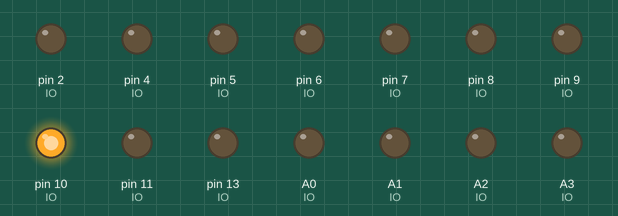
The sketch below on a simulated Arduino Uno, built with avr-gcc and run on an emulated ATmega328P. Shown: output pins drawn as LEDs (lit = HIGH).

Above: at 0.02 s.
At 0.42 s:
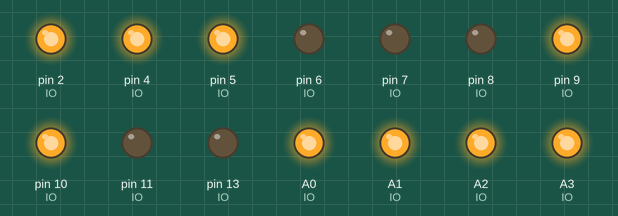
At 0.77 s:
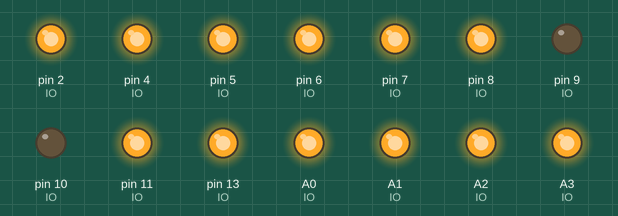
At 1.57 s:
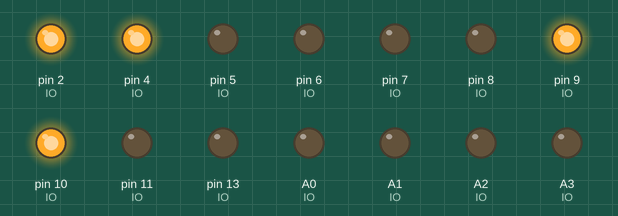
At 2.37 s:
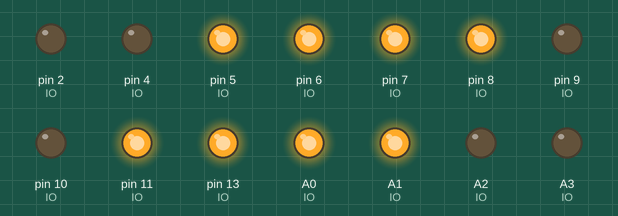
At 3.17 s:
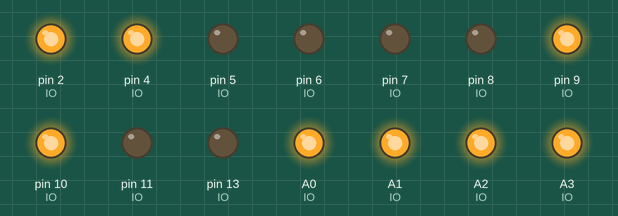
Timing chart, 0 to 3.5 s (numbered marks = the images above):
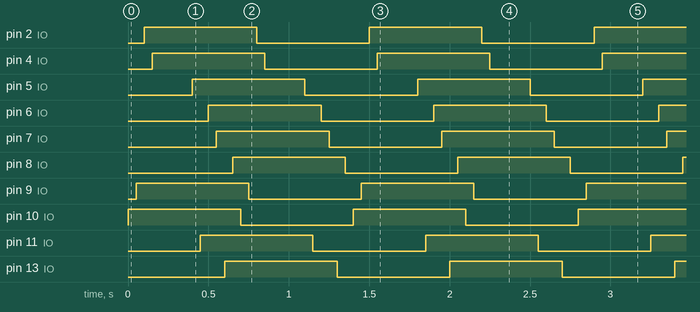

Measured:
- by itself, pin 2 (IO), pin 4 (IO), pin 5 (IO), pin 6 (IO), pin 7 (IO), pin 8 (IO), pin 9 (IO), pin 10 (IO), pin 11 (IO), pin 13 (IO), A0 (IO), A1 (IO), A2 (IO), A3 (IO): alternates HIGH for 0.70 s and LOW for 0.70 s
- by itself, everything shown: repeats every 1.4 s, in 28 steps

The sketch:

pico.ino
```cpp
#define   OUT1   10
#define   IO1    A3
#define   OUT2    9
#define   IO2    A2
#define   OUT3    2
#define   IO3    A0
#define   OUT4    4
#define   IO4    A1
#define   RED1    5
#define   GREEN1 11
#define   BLUE1   6
#define   RED2    7
#define   GREEN2 13
#define   BLUE2   8


byte IO[]={
  OUT1, OUT2, OUT3, OUT4, IO1, IO2, IO3, IO4, RED1, GREEN1, BLUE1, RED2, GREEN2, BLUE2};

// the setup routine runs once when you press reset:
void setup() {
  // initialize the digital pin as an output.
  for (byte i=0; i<sizeof(IO); i++) {
    pinMode(IO[i], OUTPUT);
  }
}

// the loop routine runs over and over again forever:
void loop() {
  for (byte i=0; i<sizeof(IO); i++) {
    digitalWrite(IO[i], HIGH);
    delay(50);
  }
  for (byte i=0; i<sizeof(IO); i++) {
    digitalWrite(IO[i], LOW);
    delay(50);
  }
}
```
